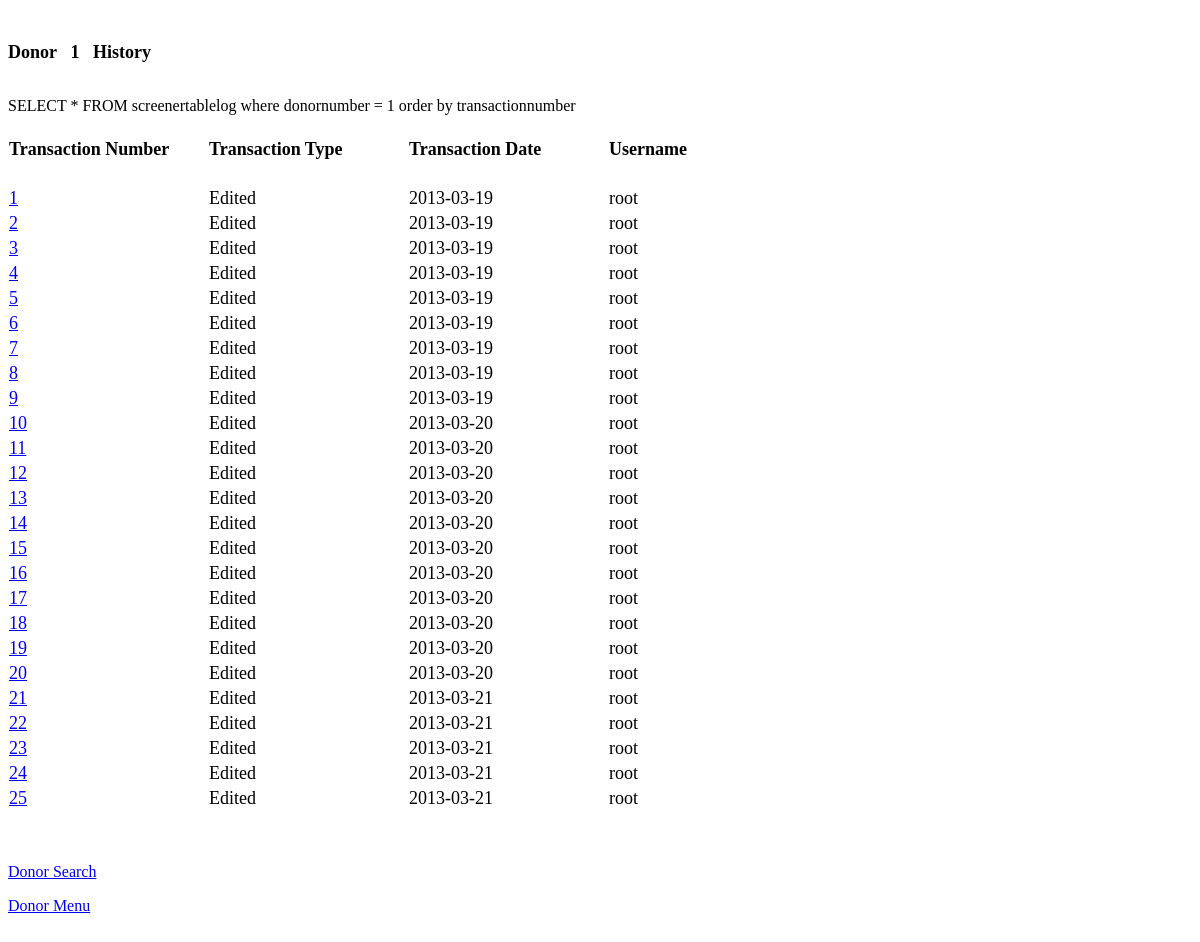
The app's page /mothersmilk/donor_bu/donorlog.php?dnum=1, older data.
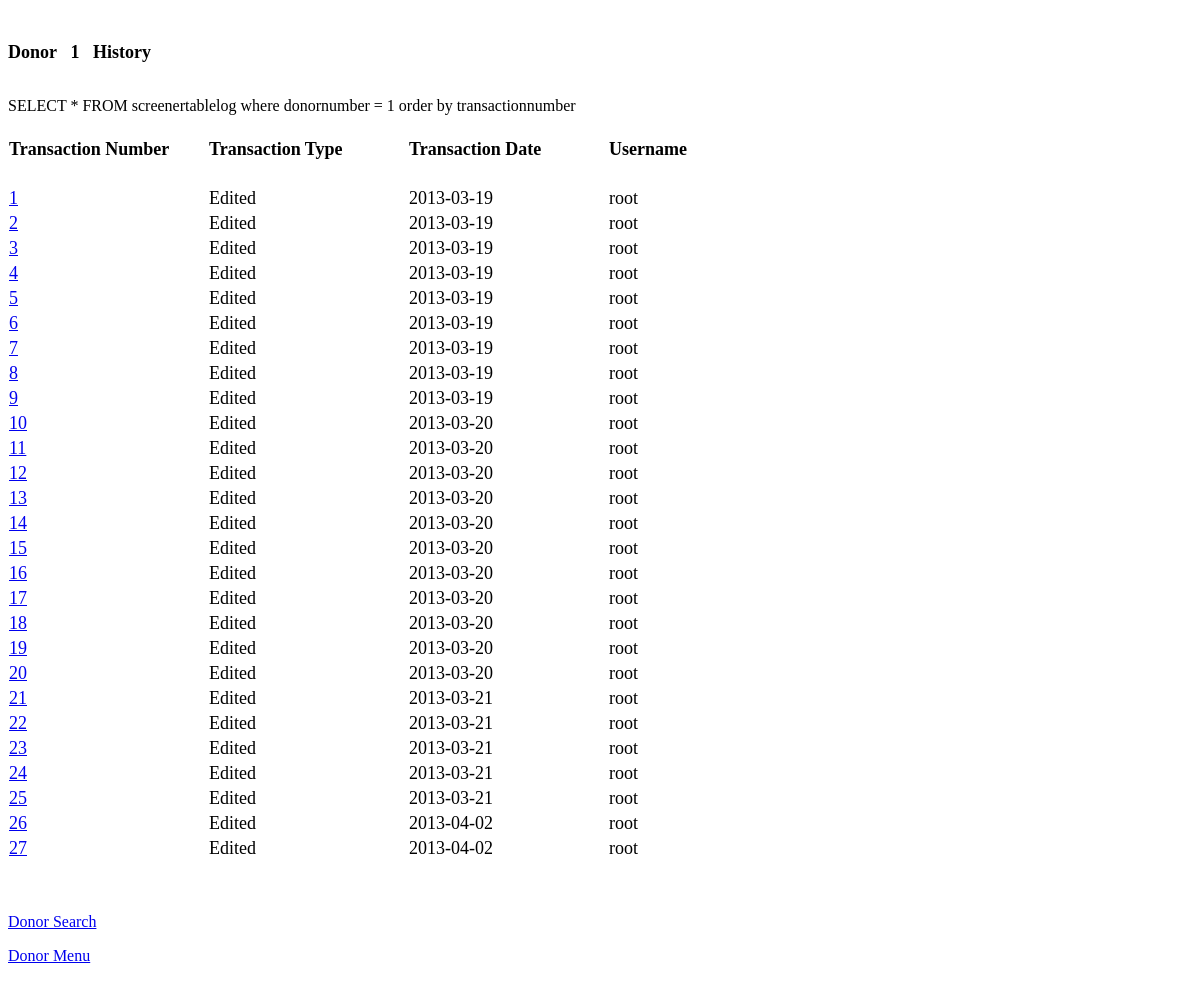
The same page, newer data.
### tables this page shows
CREATE TABLE IF NOT EXISTS `screenertablelog` (
  `lastname` varchar(20) NOT NULL,
  `dairyfree` varchar(4) NOT NULL,
  `apstatus` varchar(15) DEFAULT NULL COMMENT 'application status',
  `dnrapdate` date NOT NULL COMMENT 'Donor  Application  Date (Call Date)',
  `donornumber` int(10) unsigned NOT NULL COMMENT 'donor number',
  `address` varchar(20) NOT NULL,
  `city` varchar(20) NOT NULL,
  `state` varchar(20) DEFAULT NULL,
  `zip` int(10) unsigned NOT NULL,
  `country` varchar(15) NOT NULL,
  `homephone` int(10) unsigned NOT NULL,
  `cellphone` int(10) unsigned NOT NULL,
  `babysname` varchar(20) NOT NULL COMMENT 'Baby''s Name',
  `email` varchar(30) NOT NULL COMMENT 'email address',
  `firstname` varchar(20) NOT NULL,
  `middlename` varchar(20) NOT NULL,
  `babysdob` date NOT NULL COMMENT 'Baby''s date of birth',
  `babystatus` varchar(15) NOT NULL,
  `referral` varchar(20) NOT NULL COMMENT 'How donor was referred',
  `donateamount` int(11) NOT NULL,
  `donatecommit` varchar(3) NOT NULL,
  `storefrom` varchar(15) NOT NULL,
  `milkcommit` varchar(4) NOT NULL,
  `herbs` varchar(25) NOT NULL,
  `alcohol` varchar(25) NOT NULL,
  `transfusion` varchar(4) NOT NULL,
  `createdby` varchar(20) NOT NULL,
  `lastedit` varchar(20) NOT NULL,
  `lasteditdate` date NOT NULL,
  `donorpacket` varchar(10) NOT NULL,
  `donorcomment` varchar(128) NOT NULL COMMENT 'Comments',
  `transactionnumber` int(11) NOT NULL,
  `transactiontype` varchar(8) NOT NULL,
  `transactiondate` date NOT NULL,
  `username` varchar(20) NOT NULL,
  `organization` varchar(15) NOT NULL,
  `rxbcdate` varchar(45) NOT NULL,
  `smoke` varchar(25) NOT NULL,
  `organizationother` varchar(45) NOT NULL,
  `rxbcchoose` varchar(5) NOT NULL,
  `herbschoose` varchar(5) NOT NULL,
  `alcoholchoose` varchar(5) NOT NULL,
  `ivDrug` varchar(5) NOT NULL,
  `transfusionchoose` varchar(5) NOT NULL,
  `workchoose` varchar(5) NOT NULL,
  `work` varchar(15) NOT NULL,
  `determinechoose` varchar(25) NOT NULL,
  `determine` varchar(15) NOT NULL,
  `heptest` varchar(5) NOT NULL,
  `tattooschoose` varchar(5) NOT NULL,
  `tattoos` varchar(15) NOT NULL,
  `hivtest` varchar(5) NOT NULL,
  `tbtest` varchar(5) NOT NULL,
  `tbtreat` varchar(5) NOT NULL,
  `herpeschoose` varchar(5) NOT NULL,
  `herpes` varchar(15) NOT NULL,
  `hemophilia` varchar(5) NOT NULL,
  `hormones` varchar(5) NOT NULL,
  `ukmoschoose` varchar(5) NOT NULL,
  `ukmos` varchar(15) NOT NULL,
  `eurochoose` varchar(5) NOT NULL,
  `euro` varchar(15) NOT NULL,
  `diet` varchar(10) NOT NULL,
  `process` varchar(5) NOT NULL,
  `donorpacketbymail` varchar(3) NOT NULL,
  `donorpacketbyemail` varchar(3) NOT NULL,
  `donorpacketbyfax` varchar(3) NOT NULL,
  `datesentpacket` varchar(10) NOT NULL,
  `staffinitdatesentpacket` varchar(5) NOT NULL,
  `datereceivedpacket` varchar(10) NOT NULL,
  `staffinitdatereceivedpacket` varchar(5) NOT NULL,
  `pedifaxneeded` varchar(3) NOT NULL,
  `datesentpedi` varchar(10) NOT NULL,
  `staffinitdatesentpedi` varchar(5) NOT NULL,
  `datereceivedpedi` varchar(10) NOT NULL,
  `staffinitdatereceivedpedi` varchar(5) NOT NULL,
  `obfaxneeded` varchar(3) NOT NULL,
  `datesentob` varchar(10) NOT NULL,
  `staffinitdatesentob` varchar(5) NOT NULL,
  `datereceivedob` varchar(10) NOT NULL,
  `staffinitdatereceivedob` varchar(10) NOT NULL,
  `other` text NOT NULL,
  `datesentother` varchar(10) NOT NULL,
  `staffinitdatesentother` varchar(5) NOT NULL,
  `datereceivedother` varchar(10) NOT NULL,
  `staffinitdatereceivedother` varchar(5) NOT NULL,
  `datepacketreview` varchar(10) NOT NULL,
  `packetreviewstatus` varchar(10) NOT NULL,
  `staffinitpacketreview` varchar(5) NOT NULL,
  `q1` varchar(3) NOT NULL,
  `q2` varchar(3) NOT NULL,
  `q3` varchar(3) NOT NULL,
  `q4` varchar(3) NOT NULL,
  `q5` varchar(3) NOT NULL,
  `q6` varchar(3) NOT NULL,
  `q7` varchar(3) NOT NULL,
  `q8` varchar(3) NOT NULL,
  `q9` varchar(3) NOT NULL,
  `q10` varchar(3) NOT NULL,
  `q11` varchar(10) NOT NULL,
  `q12` varchar(3) NOT NULL,
  `q13` varchar(3) NOT NULL,
  `q14` varchar(10) NOT NULL,
  `q15` varchar(3) NOT NULL,
  `q16` varchar(3) NOT NULL,
  `q17` varchar(3) NOT NULL,
  `q18` varchar(3) NOT NULL,
  `q19` varchar(3) NOT NULL,
  `q20` varchar(3) NOT NULL,
  `q21` varchar(3) NOT NULL,
  `q22` varchar(3) NOT NULL,
  `q23` varchar(3) NOT NULL,
  `q24` varchar(3) NOT NULL,
  `q25` varchar(3) NOT NULL,
  `q26` varchar(3) NOT NULL,
  `q27` varchar(3) NOT NULL,
  `q28` varchar(3) NOT NULL,
  `q29` varchar(3) NOT NULL,
  `q30` varchar(3) NOT NULL,
  `q31` varchar(3) NOT NULL,
  `q32` varchar(3) NOT NULL,
  `q33` varchar(3) NOT NULL,
  `q34` varchar(3) NOT NULL,
  `q35` varchar(3) NOT NULL,
  `q36` varchar(3) NOT NULL,
  `q37` varchar(3) NOT NULL,
  `q38` varchar(3) NOT NULL,
  `q39` varchar(3) NOT NULL,
  `q40` varchar(3) NOT NULL,
  `q41` varchar(3) NOT NULL,
  `q42` varchar(3) NOT NULL,
  `q43` varchar(3) NOT NULL,
  `q44` varchar(3) NOT NULL,
  `q45` varchar(3) NOT NULL,
  `q46` text NOT NULL,
  `q47` varchar(3) NOT NULL,
  `q48` varchar(3) NOT NULL,
  `q49` varchar(3) NOT NULL,
  `bq1` varchar(3) NOT NULL,
  `bq2` varchar(3) NOT NULL,
  `bq3` varchar(3) NOT NULL,
  `bq4` varchar(3) NOT NULL,
  `bq5` varchar(3) NOT NULL,
  `bq6` varchar(3) NOT NULL,
  `reg` varchar(7) NOT NULL,
  `dfree` varchar(7) NOT NULL,
  `veg` varchar(7) NOT NULL,
  `vegan` varchar(7) NOT NULL,
  `others` varchar(7) NOT NULL
);

### mothersmilk/donor_bu/donorlog.php (the view, shortened to what this page needs)
<!DOCTYPE HTML PUBLIC "-//W3C//DTD HTML 4.0 Transitional//EN">
<HTML>
<HEAD>
</HEAD>
<BODY LANG="en-US" DIR="LTR">
<P>
<?php
$dnum = $_GET["dnum"];
$con = mysql_connect("localhost",$_SESSION["uname"],$_SESSION["pwd"]);
echo "<br>";
echo  "<P><FONT SIZE=4><B>Donor&nbsp;&nbsp;&nbsp;" . $dnum .  "&nbsp;&nbsp;&nbsp;History</B></FONT></P>";
$sql   = "SELECT * FROM screenertablelog where donornumber =  $dnum order by transactionnumber";
echo $sql;
$result = mysql_query($sql, $con);
echo "<TABLE FRAME=VOID CELLSPACING=0 COLS=4 RULES=NONE BORDER=0>\n";
echo "	<COLGROUP><COL WIDTH=200><COL WIDTH=200><COL WIDTH=200><COL WIDTH=230></COLGROUP>\n";
echo "	<TBODY>\n";
echo "		<TR>\n";
echo "			<TD WIDTH=155 HEIGHT=33 ALIGN=LEFT><B><FONT SIZE=4>Transaction Number</FONT></B></TD>\n";
echo "			<TD WIDTH=173 ALIGN=LEFT><B><FONT SIZE=4>Transaction Type</FONT></B></TD>\n";
echo "			<TD WIDTH=176 ALIGN=LEFT><B><FONT SIZE=4>Transaction Date</FONT></B></TD>\n";
echo "			<TD WIDTH=219 ALIGN=LEFT><B><FONT SIZE=4>Username</FONT></B></TD>\n";
echo "		</TR>\n";
echo "		<TR>\n";
echo "			<TD HEIGHT=17 ALIGN=LEFT><BR></TD>\n";
echo "			<TD ALIGN=LEFT><BR></TD>\n";
echo "			<TD ALIGN=LEFT><BR></TD>\n";
echo "			<TD ALIGN=LEFT><BR></TD>\n";
echo "		</TR>\n";
while ($row = mysql_fetch_assoc($result))
   {
       $transactionnumber=$row['transactionnumber'];
       $transactiontype=$row['transactiontype'];
       $transactiondate=$row['transactiondate'];
       $username=$row['username'];
       echo "<TR>\n";
       echo "<TD HEIGHT=25 ALIGN=LEFT><FONT SIZE=4><a href=\"./donordsply.php?dnum=$dnum&logtable=1&transactionnumber=$transactionnumber\">$transactionnumber</a></FONT></TD>\n";
       echo "<TD ALIGN=LEFT><FONT SIZE=4>$transactiontype</FONT></TD>\n";
       echo "<TD ALIGN=LEFT><FONT SIZE=4>$transactiondate</FONT></TD>\n";
       echo "<TD ALIGN=LEFT><FONT SIZE=4>$username</FONT></TD>\n";
       echo "</TR>\n";
   }
echo "	</TBODY>\n";
echo "</TABLE>\n";
?>
<P><a href="./donorsearch.php">Donor Search</a></P>
<P><a href="./donormenu.php">Donor Menu</a></P>
</BODY>
</HTML>

Row changes from the older to the newer data that the page shows:
added screenertablelog: transactionnumber "26", transactiontype "Edited", transactiondate "2013-04-02", username "root"
added screenertablelog: transactionnumber "27", transactiontype "Edited", transactiondate "2013-04-02", username "root"
